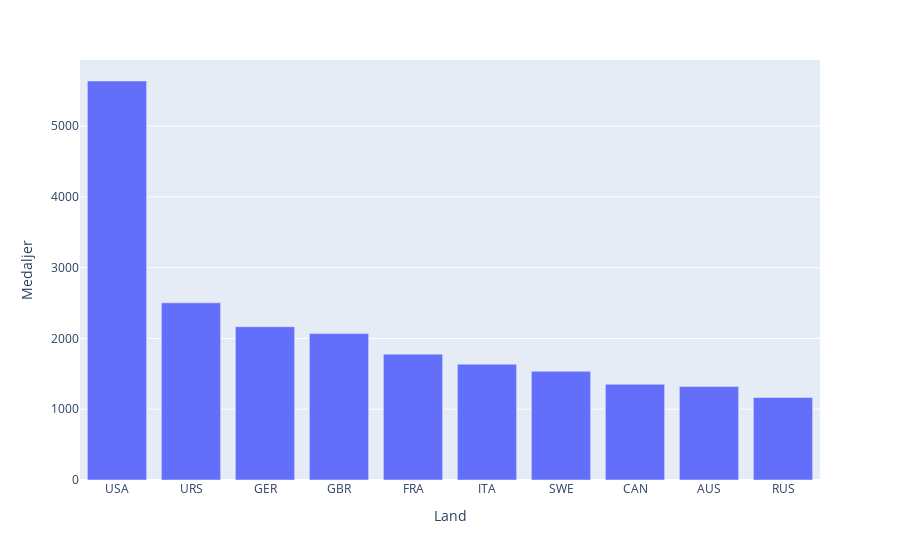

Here is the notebook cell this chart was saved with:
### Markdown cell above
De yngsta guldmedaljörerna är 13 år, det finns sammanlagt sju 13-åriga guldmedaljörer. De två äldsta guldmedaljörerna är 64 år, varav den ene är den svenske skytten __Oscar Swahn__.

### Code cell
# h)

import matplotlib.pyplot as plt
import seaborn as sns
import plotly_express as px

landlista=list(df["NOC"].unique())
medaljlista=[]

for land in landlista:
    medals_per_country=len(df[(df["NOC"]==land) & (df["Medal"].isin(["Gold", "Silver", "Bronze"]))])
    medaljlista.append([land, medals_per_country])

df_medalj=pd.DataFrame(medaljlista)
df_medalj.rename(columns={0:"Land", 1:"Medaljer"}, inplace=True)

df_medalj=df_medalj.sort_values("Medaljer", ascending=False, ignore_index=True)
#  df_medalj.head(12)    10:e plats Ryssland (1165), 11:e plats Ungern (1135)

df_medalj_top10=df_medalj[df_medalj["Medaljer"]>1150]
df_medalj_top10

px.bar(df_medalj_top10, x="Land", y="Medaljer")

### Figure 1 — Plotly figure (JSON) as saved in the notebook; plotly's stock layout.template omitted (floating-point values rounded to 4 significant figures)
{"data": [{"alignmentgroup": "True", "hovertemplate": "Land=%{x}<br>Medaljer=%{y}<extra></extra>", "legendgroup": "", "marker": {"color": "#636efa", "pattern": {"shape": ""}}, "name": "", "offsetgroup": "", "orientation": "v", "showlegend": false, "textposition": "auto", "type": "bar", "x": ["USA", "URS", "GER", "GBR", "FRA", "ITA", "SWE", "CAN", "AUS", "RUS"], "xaxis": "x", "y": [5637, 2503, 2165, 2068, 1777, 1637, 1536, 1352, 1320, 1165], "yaxis": "y"}], "layout": {"barmode": "relative", "legend": {"tracegroupgap": 0}, "margin": {"t": 60}, "xaxis": {"anchor": "y", "domain": [0, 1], "title": {"text": "Land"}}, "yaxis": {"anchor": "x", "domain": [0, 1], "title": {"text": "Medaljer"}}}}
